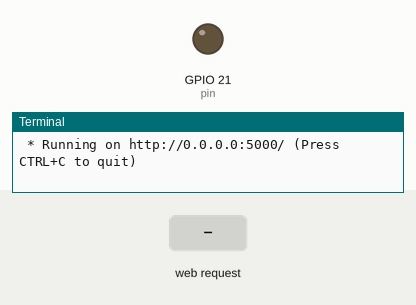
The program below on a simulated Raspberry Pi (BCM pin numbers). On the bench: output pins drawn as LEDs (lit = HIGH), the last lines printed to the terminal. Inputs (shaded band) come from the test bench. The clock reads 2024-03-15 10:24:30 at power-on unless the program sets it.

Above: at 1.2 s.
1.3 s: HTTP request for /led_on received
At 2.2 s:
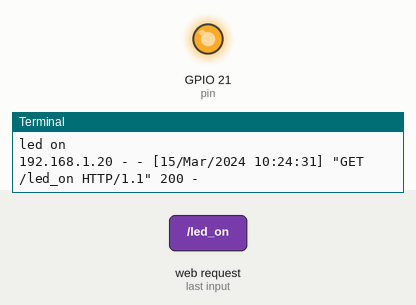
2.8 s: HTTP request for /led_off received
At 3.4 s:
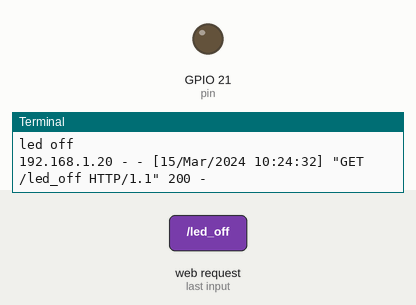
Timing chart, 0 to 5.8 s (numbered marks = the images above; inputs shaded):
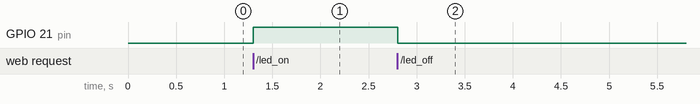

The program:

app01.py
```python
import RPi.GPIO as GPIO
from flask import Flask, render_template
app = Flask(__name__)

led = 0

def ledOn():
    pin = 21
    GPIO.setmode(GPIO.BCM)
    GPIO.setup(pin, GPIO.OUT)
    GPIO.output(pin, 1)
    global led
    led = 1

def ledOff():
    pin = 21
    GPIO.setmode(GPIO.BCM)
    GPIO.setup(pin, GPIO.OUT)
    GPIO.output(pin, 0)
    global led
    led = 0

@app.route("/")
def index():
    return render_template('index.html', led=led)

@app.route('/led_on')
def led_on():
    ledOn()
    print("led on")
    return render_template('index.html', led=led)

@app.route('/led_off')
def led_off():
    ledOff()
    print("led off")
    return render_template('index.html', led=led)


if __name__ == "__main__":
    app.run(host='0.0.0.0', port=5000)
```

Measured:
- after the input at 1.3 s, GPIO 21 (pin): LOW → HIGH at once
- after the input at 2.8 s, GPIO 21 (pin): HIGH → LOW at once
